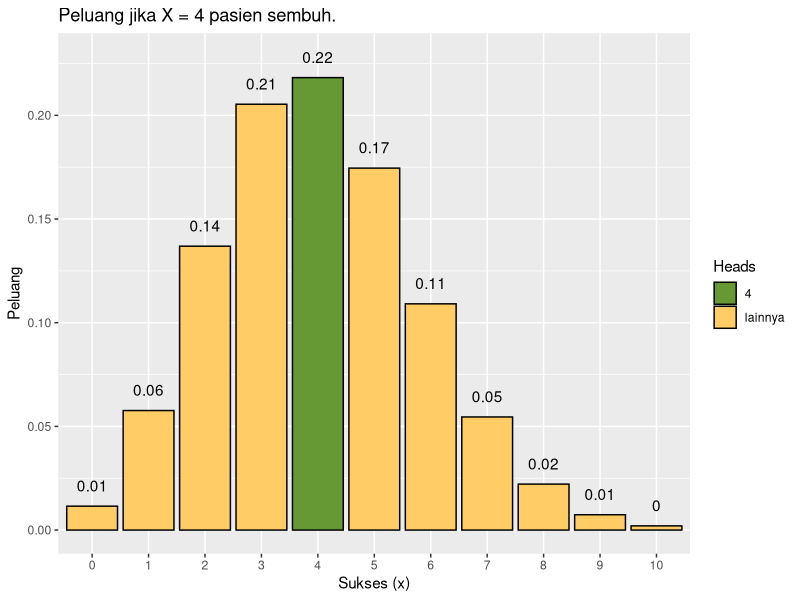

Reproduce this figure in R.
# Soal 2a
# Diketahui size = 20 pasien, prob = 0.2, x = pasien
dbinom(x = 4, size = 20, prob = 0.2)

# Soal 2b
# Gambarkan grafik histogram berdasarkan kasus tersebut.
# Inisialiasi
x <- 3
p <- 0.2
prob <- dbinom(x = 0:10, size = 20, prob = 0.2)

# %>% digunakan untuk memberikan nilai operator sehingga menjadi format X > Y > Z
library(dplyr)
library(ggplot2)

data.frame(heads = 0:10, prob) %>%
  mutate(Heads = ifelse(heads == 4, "4", "lainnya")) %>%
  ggplot(aes(x = factor(heads), y = prob, fill = Heads)) +
  geom_col(colour = "black") +
  scale_fill_manual(values = c("#669933", "#FFCC66")) +
  geom_text(aes(label = round(prob, 2), y = prob + 0.01)) +
  labs(title = "Peluang jika X = 4 pasien sembuh.", x = "Sukses (x)", y = "Peluang") 

# Soal 2c
# Inisialiasi
n <- 20
p <- 0.2
# Mencari nilai rata-rata
rataan <- n * p
rataan
# Mencari nilai varian
varian <- n * p * (1 - p)
varian